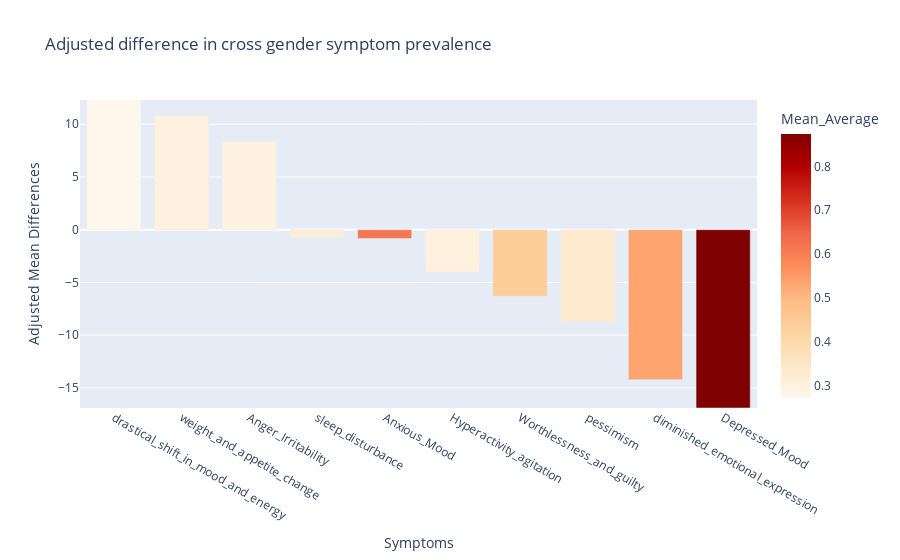
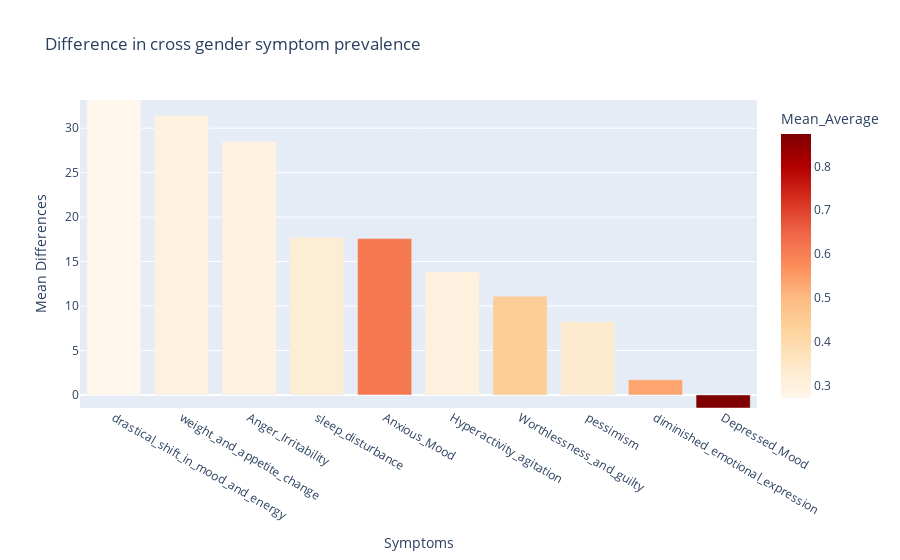

The notebook cell saved with these charts, in order:
### Markdown cell above
### Adjusted symptom differences

### Code cell
df = pd.read_csv('../data/results/depressedSymptomComparison.csv')
df['Mean_Diff'] = (df['Mean_Diff'] * 100 ) - 100
df['Mean_Average'] = df[['Mean_F','Mean_M']].mean(axis=1)
df = df.head(10)

fig.show()

fig1 = px.bar(df, x='Unnamed: 0',
              y='Mean_Diff',
              color='Mean_Average',
              color_continuous_scale='orrd',
              title='Difference in cross gender symptom prevalence'
              )

fig1.update_layout(
    xaxis_title="Symptoms",
    yaxis_title="Mean Differences",
    xaxis={'categoryorder':'total descending'},  # Sorts the bars if needed
    yaxis=dict(range=[min(df['Mean_Diff']), max(df['Mean_Diff'])])
)

fig1.show()

# df['Adjusted_Mean_Diff'] = (df['Mean_Diff'] / df['Mean_Diff'].mean() * 100) - 100
# df['Adjusted_Mean_Diffabs'] = abs((df['Mean_Diff'] / df['Mean_Diff'].mean() * 100) - 100)
# display(df[['Unnamed: 0','Mean_F','Mean_M','Mean_Diff','Adjusted_Mean_Diff']])
# df_sorted = df.sort_values(by='Adjusted_Mean_Diffabs',ascending=False).head(10)
# display(df_sorted[['Unnamed: 0','Mean_F','Mean_M','Mean_Diff','Adjusted_Mean_Diff']])

# fig = px.bar(df, x='Unnamed: 0', 
#              y='Adjusted_Mean_Diff', 
#              color='Mean_Average', 
#              color_continuous_scale='orrd',
#              title='Adjusted difference in cross gender symptom prevalence'
#              )

# fig.update_layout(
#     xaxis_title="Symptoms",
#     yaxis_title="Adjusted Mean Differences",
#     xaxis={'categoryorder':'total descending'},  # Sorts the bars if needed
#     yaxis=dict(range=[min(df['Adjusted_Mean_Diff']), max(df['Adjusted_Mean_Diff'])])
# )

### Figure 1 — Plotly figure (JSON) as saved in the notebook; plotly's stock layout.template omitted (floating-point values rounded to 4 significant figures)
{"data": [{"alignmentgroup": "True", "hovertemplate": "Unnamed: 0=%{x}<br>Adjusted_Mean_Diff=%{y}<br>Mean_Average=%{marker.color}<extra></extra>", "legendgroup": "", "marker": {"color": [0.874, 0.6121, 0.535, 0.4438, 0.3335, 0.32, 0.3, 0.2957, 0.3035, 0.272], "coloraxis": "coloraxis", "pattern": {"shape": ""}}, "name": "", "offsetgroup": "", "orientation": "v", "showlegend": false, "textposition": "auto", "type": "bar", "x": ["Depressed_Mood", "Anxious_Mood", "diminished_emotional_expression", "Worthlessness_and_guilty", "pessimism", "sleep_disturbance", "weight_and_appetite_change", "Anger_Irritability", "Hyperactivity_agitation", "drastical_shift_in_mood_and_energy"], "xaxis": "x", "y": [-16.91, -0.8484, -14.23, -6.31, -8.734, -0.7267, 10.82, 8.356, -4.007, 12.3], "yaxis": "y"}], "layout": {"barmode": "relative", "coloraxis": {"colorbar": {"title": {"text": "Mean_Average"}}, "colorscale": [[0, "rgb(255,247,236)"], [0.125, "rgb(254,232,200)"], [0.25, "rgb(253,212,158)"], [0.375, "rgb(253,187,132)"], [0.5, "rgb(252,141,89)"], [0.625, "rgb(239,101,72)"], [0.75, "rgb(215,48,31)"], [0.875, "rgb(179,0,0)"], [1, "rgb(127,0,0)"]]}, "legend": {"tracegroupgap": 0}, "title": {"text": "Adjusted difference in cross gender symptom prevalence"}, "xaxis": {"anchor": "y", "categoryorder": "total descending", "domain": [0, 1], "title": {"text": "Symptoms"}}, "yaxis": {"anchor": "x", "domain": [0, 1], "range": [-16.91, 12.3], "title": {"text": "Adjusted Mean Differences"}}}}

### Figure 2 — Plotly figure (JSON) as saved in the notebook; plotly's stock layout.template omitted (floating-point values rounded to 4 significant figures)
{"data": [{"alignmentgroup": "True", "hovertemplate": "Unnamed: 0=%{x}<br>Mean_Diff=%{y}<br>Mean_Average=%{marker.color}<extra></extra>", "legendgroup": "", "marker": {"color": [0.874, 0.6121, 0.535, 0.4438, 0.3335, 0.32, 0.3, 0.2957, 0.3035, 0.272], "coloraxis": "coloraxis", "pattern": {"shape": ""}}, "name": "", "offsetgroup": "", "orientation": "v", "showlegend": false, "textposition": "auto", "type": "bar", "x": ["Depressed_Mood", "Anxious_Mood", "diminished_emotional_expression", "Worthlessness_and_guilty", "pessimism", "sleep_disturbance", "weight_and_appetite_change", "Anger_Irritability", "Hyperactivity_agitation", "drastical_shift_in_mood_and_energy"], "xaxis": "x", "y": [-1.471, 17.58, 1.712, 11.1, 8.228, 17.72, 31.42, 28.49, 13.83, 33.17], "yaxis": "y"}], "layout": {"barmode": "relative", "coloraxis": {"colorbar": {"title": {"text": "Mean_Average"}}, "colorscale": [[0, "rgb(255,247,236)"], [0.125, "rgb(254,232,200)"], [0.25, "rgb(253,212,158)"], [0.375, "rgb(253,187,132)"], [0.5, "rgb(252,141,89)"], [0.625, "rgb(239,101,72)"], [0.75, "rgb(215,48,31)"], [0.875, "rgb(179,0,0)"], [1, "rgb(127,0,0)"]]}, "legend": {"tracegroupgap": 0}, "title": {"text": "Difference in cross gender symptom prevalence"}, "xaxis": {"anchor": "y", "categoryorder": "total descending", "domain": [0, 1], "title": {"text": "Symptoms"}}, "yaxis": {"anchor": "x", "domain": [0, 1], "range": [-1.471, 33.17], "title": {"text": "Mean Differences"}}}}
